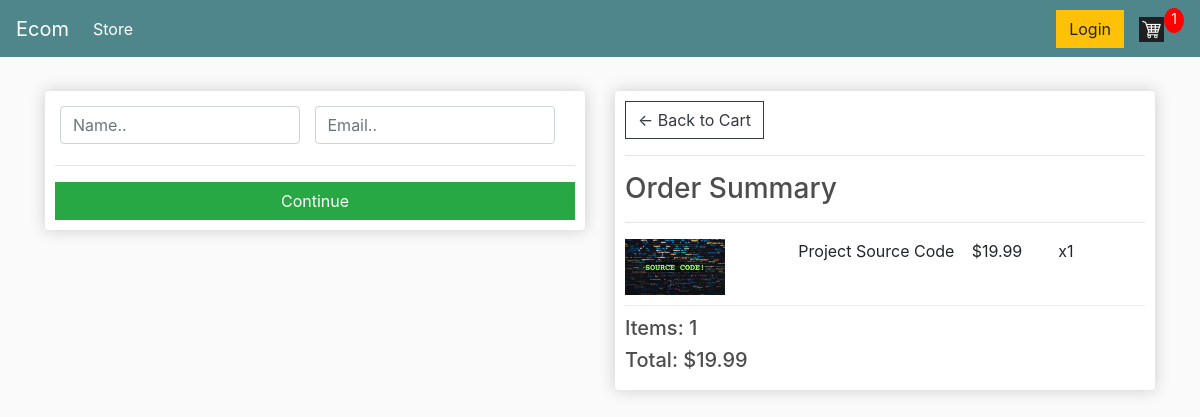
Screenshot of /checkout/ (signed in) with the database file from the repository.
### store/models.py (models this page shows, shortened)
class OrderItem(models.Model):
    product = models.ForeignKey(Product, on_delete = models.SET_NULL, null = True)
    order = models.ForeignKey(Order, on_delete=models.SET_NULL, null=True)
    quantity = models.IntegerField(default=0,null=True, blank=True)
    date_added = models.DateTimeField(auto_now_add=True)
    @property
    def get_total(self):
        total = self.product.price * self.quantity
        return total

class Product(models.Model):
    name = models.CharField(max_length=60)
    price = models.FloatField()
    digital = models.BooleanField(default=False, null=True, blank = True)
    image = models.ImageField(null = True, blank = True)
    @property
    def ImageURL(self):
        try:
            url = self.image.url
        except:
            url = ''
        return url

class Order(models.Model):
    customer = models.ForeignKey(Customer, on_delete=models.SET_NULL, null = True, blank = True)
    date_ordered = models.DateTimeField(auto_now_add= True)
    complete = models.BooleanField(default = False)
    transaction_id = models.CharField(max_length = 100, null=True)
    @property
    def shipping(self):
        shipping = False
        items = self.orderitem_set.all()
        for i in items:
            if i.product.digital == False:
                shipping = True
        return shipping
    @property
    def get_cart_total(self):
        orderitems = self.orderitem_set.all()
        total = sum([item.get_total for item in orderitems])
        return total
    @property
    def get_cart_items(self):
        orderitems = self.orderitem_set.all()
        total_count = sum([item.quantity for item in orderitems])
        return total_count

### store/views.py (the view)
# urls.py: path('checkout/', views.checkout, name="checkout"),
def checkout(request):
    if request.user.is_authenticated:
        customer = request.user.customer
        order, created = Order.objects.get_or_create(customer = customer, complete = False)
        items = order.orderitem_set.all()
        cartItems = order.get_cart_items
    else:
        cartItems = order['get_cart_items']
        items = []
        order = {'get_cart_total':0, 'get_cart_items':0, 'shipping':False}
    context= {'items':items, 'order':order,'cartItems':cartItems}
    return render(request,'store/checkout.html',context)

### store/templates/store/checkout.html (shortened to what this page needs)
{% extends 'store/main.html' %}
{% load static %}
{% block content %}
     <div class="row">
		<div class="col-lg-6">
			<div class="box-element" id="form-wrapper">
				<form id="form">
					<div id="user-info">
						<div class="form-field">
							<input required class="form-control" type="text" name="name" placeholder="Name..">
						</div>
						<div class="form-field">
							<input required class="form-control" type="email" name="email" placeholder="Email..">
						</div>
					</div>
					<hr>
					<input id="form-button" class="btn btn-success btn-block" type="submit" value="Continue">
				</form>
			</div>
			<br>
		</div>
		<div class="col-lg-6">
			<div class="box-element">
				<a  class="btn btn-outline-dark" href="{% url 'cart' %}">&#x2190; Back to Cart</a>
				<hr>
				<h3>Order Summary</h3>
				<hr>
				{% for item in items %}
				<div class="cart-row">
					<div style="flex:2"><img class="row-image" src="{{ item.product.ImageURL }}"></div>
					<div style="flex:2"><p>{{ item.product.name }}</p></div>
					<div style="flex:1"><p>${{ item.product.price }}</p></div>
					<div style="flex:1"><p>x{{ item.quantity }}</p></div>
				</div>
				{% endfor %}
				<h5>Items:   {{ order.get_cart_items }}</h5>
				<h5>Total:   ${{ order.get_cart_total }}</h5>
			</div>
		</div>
	</div>
{% endblock content %}

### static/css/main.css (style rules this page uses)
body { background-color: hsl(0, 0%, 98%); }
h1,h2,h3,h4,h5,h6 { color:hsl(0, 0%, 30%); }
.box-element { box-shadow:hsl(0, 0%, 80%) 0 0 16px; background-color: #fff; border-radius: 4px; padding: 10px; }
.col-lg-4, .col-lg-6, .col-lg-8, .col-lg-12 { margin-top: 10px; }
.btn { border-radius: 0; }
.row-image { width: 100px; }
.form-field { width:250px; display: inline-block; padding: 5px; }
.cart-row { display: flex; align-items: flex-stretch; padding-bottom: 10px; margin-bottom: 10px; border-bottom: 1px solid #ececec; }

### rows the page displays
OrderItem: product.ImageURL (picture), product.name "Project Source Code", product.price "19.99", quantity "1"
Order: get_cart_items "1", get_cart_total "19.99"

### other values shown
{{ cartItems }} "1"
